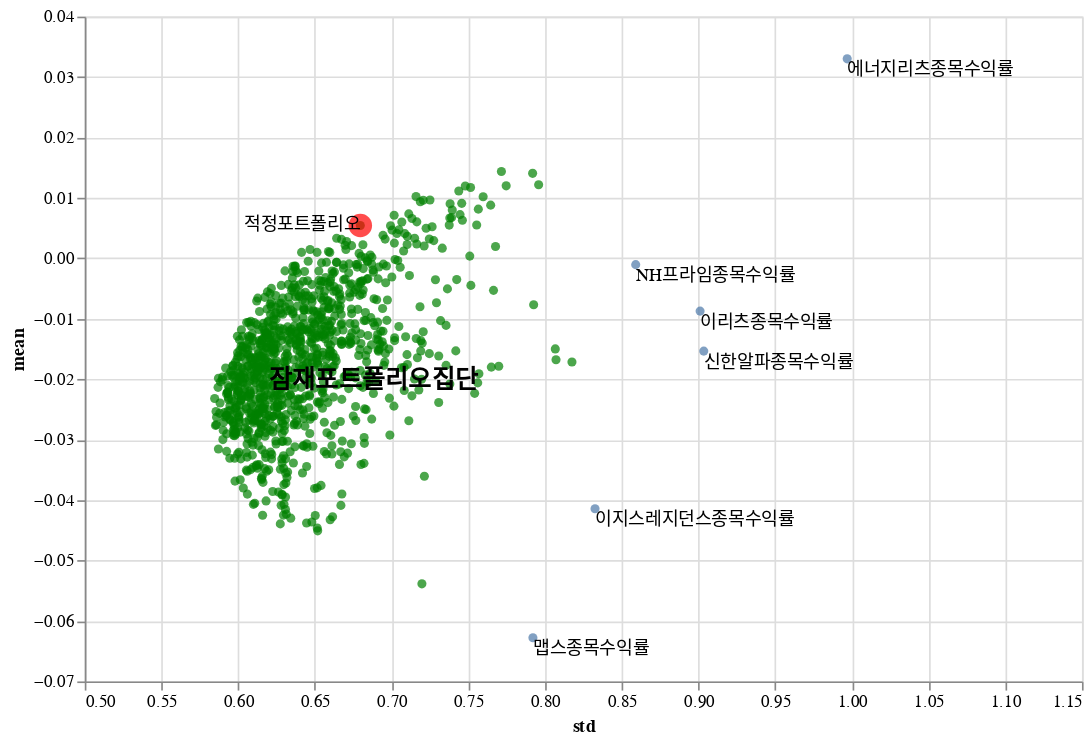

Notebook cell for this chart:
### Code cell
circle = alt.Chart(reits_rate.describe().loc[['mean','std']].T.drop(['KOSPI수익률','ESR종목수익률','에이리츠종목수익률'])).mark_circle().encode(
    x = alt.X('std', scale=alt.Scale(domain=[0.5, 1.15])),
    y = alt.Y('mean')
)

text = alt.Chart(reits_rate.describe().loc[['mean','std']].T.drop((['KOSPI수익률','ESR종목수익률','에이리츠종목수익률'])).reset_index()).mark_text(align='left', baseline='line-top').encode(
    x = 'std',
    y = 'mean',
    text = 'index'    
)

circle2 = alt.Chart(portfolio).mark_circle(color = 'green').encode(
    x = 'std',
    y = 'mean'
)

circle3 = alt.Chart(portfolio.loc[[541]]).mark_circle(color = 'red', size = 200).encode(
    x = 'std',
    y = 'mean' 
)

text2 = alt.Chart(p2_annot).mark_text(align='right').encode(
    x = 'std',
    y = 'mean',
    text = alt.Text('text')    
)

text3 = alt.Chart(p2_annot2).mark_text(align='left', size = 15, color = 'black', fontWeight = 'bold').encode(
    x = 'std',
    y = 'mean',
    text = alt.Text('text')    
)

(circle + text + circle2 + circle3 + text2 + text3).properties(width = 600, height = 400)

### Figure 1 — Vega-Lite specification as saved in the notebook (floating-point values rounded to 4 significant figures; data arrays with more than 128 entries replaced by an {"elided": "..."} marker saying what was removed)
{"config": {"view": {"continuousWidth": 400, "continuousHeight": 300}}, "layer": [{"data": {"name": "data-d793aee394235e64edd539188add876a"}, "mark": "circle", "encoding": {"x": {"type": "quantitative", "field": "std", "scale": {"domain": [0.5, 1.15]}}, "y": {"type": "quantitative", "field": "mean"}}}, {"data": {"name": "data-68a1ec120b5da42a62100597d6ab7d5f"}, "mark": {"type": "text", "align": "left", "baseline": "line-top"}, "encoding": {"text": {"type": "nominal", "field": "index"}, "x": {"type": "quantitative", "field": "std"}, "y": {"type": "quantitative", "field": "mean"}}}, {"data": {"name": "data-46aa64bad20dc657d4c3ab88e48d5856"}, "mark": {"type": "circle", "color": "green"}, "encoding": {"x": {"type": "quantitative", "field": "std"}, "y": {"type": "quantitative", "field": "mean"}}}, {"data": {"name": "data-31799f26c9fec62face83e0013e14e40"}, "mark": {"type": "circle", "color": "red", "size": 200}, "encoding": {"x": {"type": "quantitative", "field": "std"}, "y": {"type": "quantitative", "field": "mean"}}}, {"data": {"name": "data-11fa1df39925ae43e90f53a8e125f581"}, "mark": {"type": "text", "align": "right"}, "encoding": {"text": {"type": "nominal", "field": "text"}, "x": {"type": "quantitative", "field": "std"}, "y": {"type": "quantitative", "field": "mean"}}}, {"data": {"name": "data-98cdb098d832f8f943c4a74e5a8a420f"}, "mark": {"type": "text", "align": "left", "color": "black", "fontWeight": "bold", "size": 15}, "encoding": {"text": {"type": "nominal", "field": "text"}, "x": {"type": "quantitative", "field": "std"}, "y": {"type": "quantitative", "field": "mean"}}}], "height": 400, "width": 600, "$schema": "https://vega.github.io/schema/vega-lite/v4.8.1.json", "datasets": {"data-d793aee394235e64edd539188add876a": [{"mean": 0.03302, "std": 0.997}, {"mean": -0.06278, "std": 0.7921}, {"mean": -0.04142, "std": 0.8326}, {"mean": -0.001038, "std": 0.8591}, {"mean": -0.01534, "std": 0.9035}, {"mean": -0.008727, "std": 0.9011}], "data-68a1ec120b5da42a62100597d6ab7d5f": [{"index": "에너지리츠종목수익률", "mean": 0.03302, "std": 0.997}, {"index": "맵스종목수익률", "mean": -0.06278, "std": 0.7921}, {"index": "이지스레지던스종목수익률", "mean": -0.04142, "std": 0.8326}, {"index": "NH프라임종목수익률", "mean": -0.001038, "std": 0.8591}, {"index": "신한알파종목수익률", "mean": -0.01534, "std": 0.9035}, {"index": "이리츠종목수익률", "mean": -0.008727, "std": 0.9011}], "data-46aa64bad20dc657d4c3ab88e48d5856": {"elided": "1000 records"}, "data-31799f26c9fec62face83e0013e14e40": [{"mean": 0.00544, "std": 0.6796}], "data-11fa1df39925ae43e90f53a8e125f581": [{"mean": 0.00544, "std": 0.6796, "text": "적정포트폴리오"}], "data-98cdb098d832f8f943c4a74e5a8a420f": [{"mean": -0.02, "std": 0.62, "text": "잠재포트폴리오집단"}]}}
